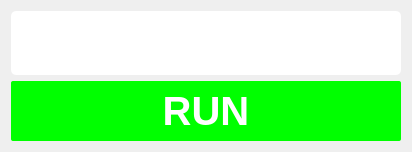
                <widget class="QWidget" name="RootLocusPage">
                 <layout class="QVBoxLayout" name="verticalLayout_4">
                  <item>
                   <widget class="QFrame" name="frame_5">
                    <property name="styleSheet">
                     <string notr="true">background-color: rgb(255, 255, 255);
border-radius: 5px;
padding:7px;</string>
                    </property>
                    <property name="frameShape">
                     <enum>QFrame::StyledPanel</enum>
                    </property>
                    <property name="frameShadow">
                     <enum>QFrame::Raised</enum>
                    </property>
                    <layout class="QHBoxLayout" name="horizontalLayout_3">
                     <item>
                      <widget class="QFrame" name="frame_6">
                       <property name="sizePolicy">
                        <sizepolicy hsizetype="Preferred" vsizetype="Minimum">
                         <horstretch>0</horstretch>
                         <verstretch>0</verstretch>
                        </sizepolicy>
                       </property>
                       <property name="minimumSize">
                        <size>
                         <width>320</width>
                         <height>0</height>
                        </size>
                       </property>
                       <property name="styleSheet">
                        <string notr="true">image: url(:/Asset/Asset/Modul 23.png);
</string>
                       </property>
                       <property name="frameShape">
                        <enum>QFrame::StyledPanel</enum>
                       </property>
                       <property name="frameShadow">
                        <enum>QFrame::Raised</enum>
                       </property>
                      </widget>
                     </item>
                     <item>
                      <widget class="QFrame" name="frame_7">
                       <property name="styleSheet">
                        <string notr="true">image: url(:/Asset/Asset/Root Locus.png);</string>
                       </property>
                       <property name="frameShape">
                        <enum>QFrame::StyledPanel</enum>
                       </property>
                       <property name="frameShadow">
                        <enum>QFrame::Raised</enum>
                       </property>
                       <layout class="QVBoxLayout" name="verticalLayout_5"/>
                      </widget>
                     </item>
                    </layout>
                   </widget>
                  </item>
                  <item>
                   <widget class="QPushButton" name="RunRL">
                    <property name="minimumSize">
                     <size>
                      <width>0</width>
                      <height>60</height>
                     </size>
                    </property>
                    <property name="cursor">
                     <cursorShape>PointingHandCursor</cursorShape>
                    </property>
                    <property name="styleSheet">
                     <string notr="true">QPushButton {
 		background-color: rgb(0, 255, 0, 255);
		border-color: rgb(255, 255, 255);
		border-radius : 2px;
		color: rgb(255, 255, 255);
		font-size: 40px;
		padding:7px;
		font-family: &quot;SF Pro Display&quot;; 
			font-weight: bold; 
    		font-style: normal;

}

/* Saat mouse hover */
QPushButton:hover {
    background-color: rgb(0, 255, 0, 225);
}</string>
                    </property>
                    <property name="text">
                     <string>RUN</string>
                    </property>
                   </widget>
                  </item>
                 </layout>
                </widget>
